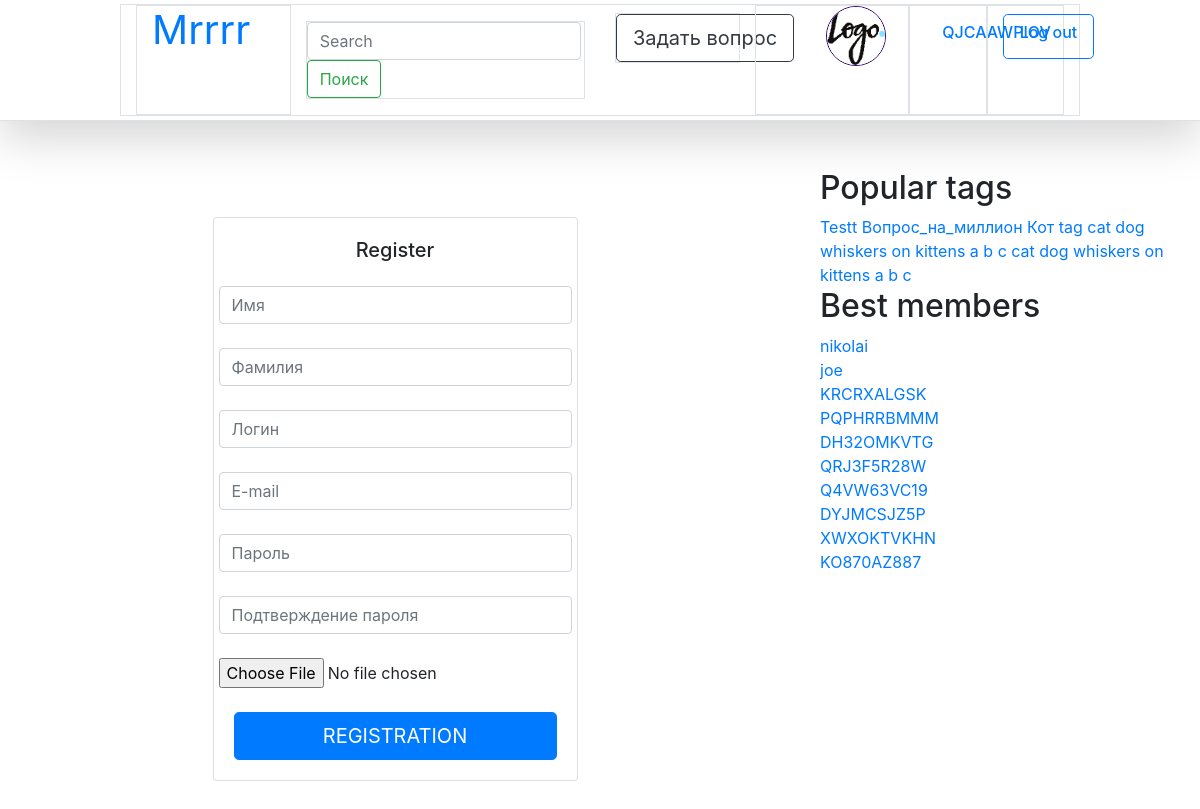
Page /accounts/registration (signed in) on the committed database.
### question_site/models.py (models this page shows, shortened)
class User(AbstractUser):
    avatar = models.ImageField(default="uploads/default_user.png", upload_to="uploads/",
                               verbose_name="User's Avatar")
    registration_date = models.DateTimeField(default=timezone.now, verbose_name="User's Registration Date")
    rating = models.IntegerField(default=0, verbose_name="User's Rating")
    objects = UserManager()

class Tag(models.Model):
    name = models.CharField(max_length=20, default="404", verbose_name="Question's Tag")
    objects = TagManager()

### question_site/views.py (the view)
# urls.py: path('accounts/registration', views.registration, name="registration"),
def registration(request):
    if request.method == "POST":
        form = UserRegistrationForm(request.POST, request.FILES)
        if form.is_valid():
            user = User()
            user.first_name = form.cleaned_data.get('first_name')
            user.last_name = form.cleaned_data.get('last_name')
            user.username = form.cleaned_data.get('username')
            user.email = form.cleaned_data.get('email')
            if form.cleaned_data.get('avatar') is not None:
                user.avatar = form.cleaned_data.get('avatar')
            raw_password = form.cleaned_data.get('password')
            user.set_password(raw_password)
            user.save()
            user = authenticate(username=user.username, password=raw_password)
            login(request, user)
            return redirect("")
        else:
            context = {'form': form, }
            extra_context = sidebar()
            context.update(extra_context)           # eq add
            return render(request, template_name="registration/registration_form.html", context=context)
    else:
        form = UserRegistrationForm
        context = {'form': form, }
        extra_context = sidebar()
        context.update(extra_context)           # eq add
        return render(request, template_name="registration/registration_form.html", context=context)

### question_site/managers.py (called while the page is built)
    def hottest(self):
        return self.all().annotate(question_count=Count('questions')).order_by('-question_count')

    def by_rating(self):
        return self.order_by('-rating')

### question_site/views.py (called while the page is built)
def sidebar():
    tag_list = Tag.objects.hottest()[:20]
    user_list = User.objects.by_rating()[:10]
    return {'tag_list': tag_list,
            'user_list': user_list}

### templates/registration/registration_form.html (shortened to what this page needs)
{% extends 'base.html' %}
{% load static %}
{% block content %}
   <div class="container">
    <div class="row">
      <div class="col-6 mx-auto">
        <div class="card card-signin my-5">
          <div class="card-body">
            <h5 class="card-title text-center">Register</h5>
             <form id="registration-form" method="post" enctype="multipart/form-data" action="{% url 'registration' %}">
                 {% for field in form %}
                     <div class="form-label-group row mt-4 align-items-center">
                          {{field}}
                     </div>
                 {% endfor %}
                 <button class="btn btn-lg btn-primary btn-block text-uppercase mt-4" type="submit" value="registration">Registration</button>
             </form>
          </div>
        </div>
      </div>
    </div>
  </div>
{% endblock %}

### templates/base.html (shortened to what this page needs)
{% load static %}
<!DOCTYPE html>
<html lang="en">
<head>
    <link rel="stylesheet" href="{% static "css/bootstrap.min.css" %}">
    <link rel="stylesheet" href="{% static "css/my_css.css" %}">
</head>
<body>
    {% block navbar %}
        {% include "navbar.html" %}
    {% endblock %}
    <div class="row">
        <div class="col-8">
            {% block content %}{% endblock %}
        </div>
        <div class="col-4">
            <div class="">
                <h2>Popular tags</h2>
                {% for tag in tag_list %}
                    <a href="tag/{{tag.name}}">{{tag.name}}</a>
                {% endfor %}
                <h2>Best members</h2>
                {% for user in user_list %}
                    <div>
                        <a href="/settings/{{user.get_username}}">{{user.get_username}}</a>
                    </div>
                {% endfor %}
            </div>
        </div>
    </div>
</body>
</html>

### templates/navbar.html
{% block navbar %}
{% load static %}
   <div class="col-12 d-flex flex-column flex-md-row align-items-center p-1 px-md-4 mb-5 bg-white border-bottom shadow-lg">
       <div class="container border col-10 mx-auto row">
        <h1 class="col-2 my-0 font-weight-normal border">
            <a href="{% url 'home' %}">Mrrrr</a>
        </h1>
        <div class="col-4">
            <form class="form-inline my-3 border">
                <input class="form-control mr-2" type="text" placeholder="Search" aria-label="Search">
                <button class="btn btn-outline-success my-0" type="submit">Поиск</button>
            </form>
        </div>
        <div class="col-2 border>">
            <nav class="my-2 border">
                <a class="btn btn-outline-dark btn-lg" href="{% url 'new_question' %}" role="button">Задать вопрос</a>
            </nav>
        </div>
        {% if user.is_authenticated %}
            <div class="col-2 left_line border">
                <div class="user">
                  <img src="{{ user.avatar.url }}">
                </div>
            </div>
            <div class="col-1 border">
                <a class="btn btn-lg my-2"
                   href="{% url 'settings' user.username %}"><h6>{{ user.username }}</h6></a>
            </div>
            <div class="col-1 border">
                <a class="btn btn-outline-primary btn-lg my-2"
                   href="{% url 'logout' %}"><h6>Log out</h6></a>
            </div>
        {% else %}
           <div class="col-2"></div>
            <a class="col-1 btn btn-outline-primary btn-lg my-3" href="{% url 'login' %}"><h6>Log in</h6></a>
            <a class="col-1 btn btn-outline-primary btn-lg my-3" href="{% url 'registration' %}"><h6>Sign up</h6></a>
        {% endif %}
         </div>
    </div>
{% endblock %}

### static/css/my_css.css (style rules this page uses)
.user { height: 60px; }
.user img { position: absolute; transform: translate(0%, -100%); max-width:100%; max-height: 100%; margin: 60px 0px 0px 55px; position: relative; width:60px; height:60px; border: 1px solid #30006f; border-radius: 50%; }

### rows in the picture
User: avatar (placeholder picture), username "QJCAAWPIOV"
Tag: name "Testt"
Tag: name "Вопрос_на_миллион"
Tag: name "Кот"
Tag: name "tag"
Tag: name "cat"
Tag: name "dog"
Tag: name "whiskers"
Tag: name "on"
Tag: name "kittens"
Tag: name "a"
Tag: name "b"
Tag: name "c"
Tag: name "cat"
Tag: name "dog"
Tag: name "whiskers"
Tag: name "on"
Tag: name "kittens"
Tag: name "a"
Tag: name "b"
Tag: name "c"
User: get_username "nikolai"
User: get_username "joe"
User: get_username "KRCRXALGSK"
User: get_username "PQPHRRBMMM"
User: get_username "DH32OMKVTG"
User: get_username "QRJ3F5R28W"
User: get_username "Q4VW63VC19"
User: get_username "DYJMCSJZ5P"
User: get_username "XWXOKTVKHN"
User: get_username "KO870AZ887"
